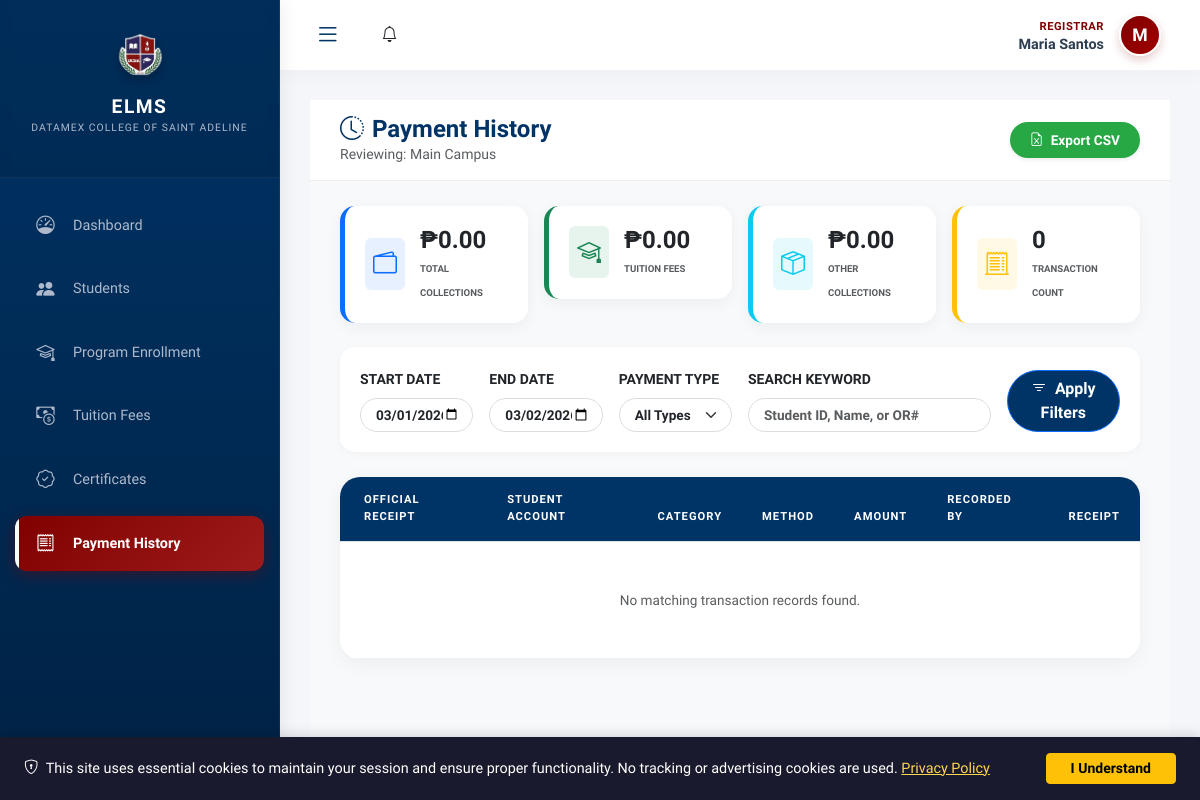
The app's page /modules/registrar/payment_history.php (signed in), older data.
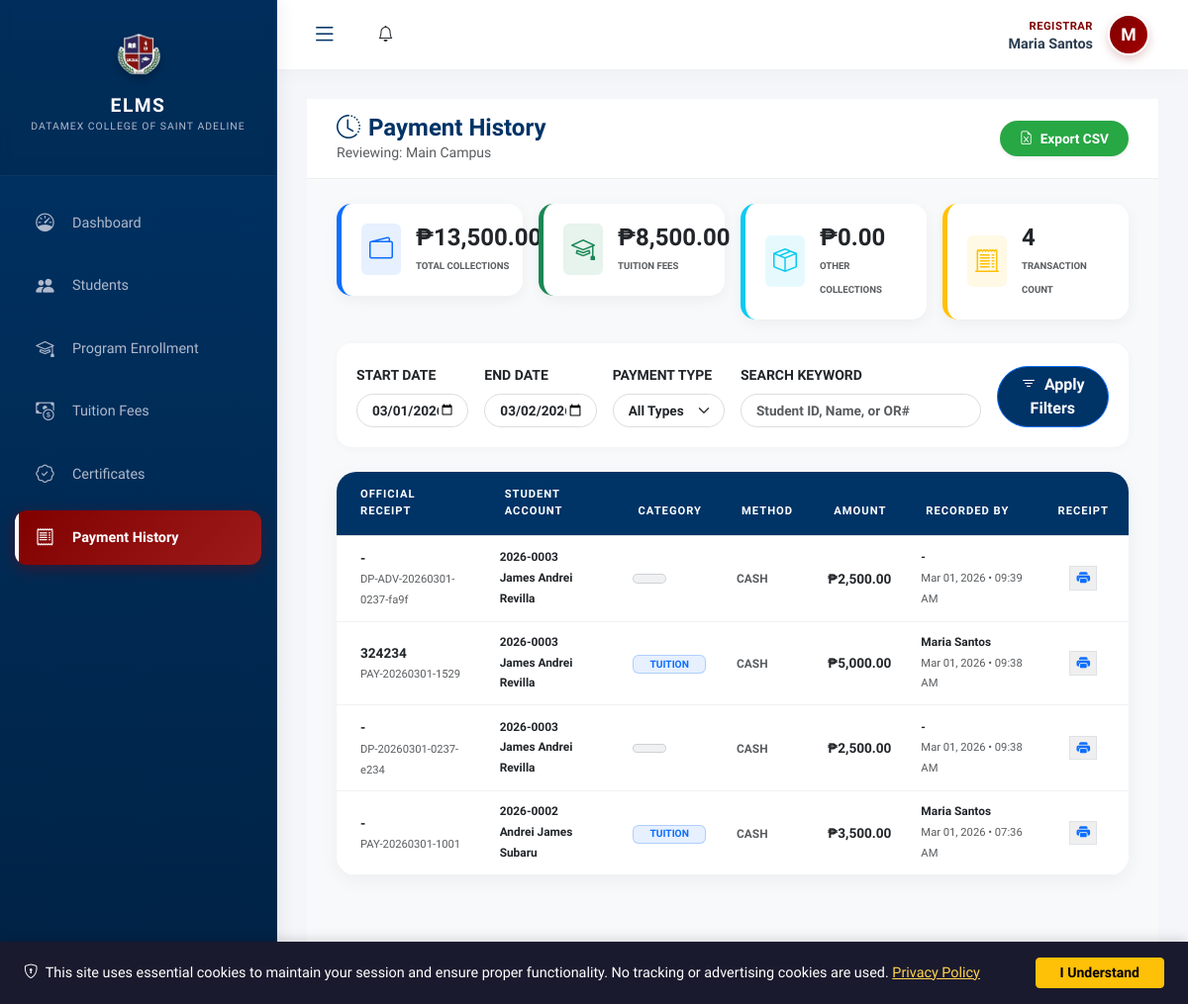
The same page, newer data.
### tables this page shows
CREATE TABLE `payments` (
  `id` int(10) UNSIGNED NOT NULL,
  `reference_no` varchar(50) DEFAULT NULL,
  `or_number` varchar(50) DEFAULT NULL,
  `student_id` int(10) UNSIGNED NOT NULL,
  `amount` decimal(10,2) NOT NULL,
  `payment_type` varchar(100) DEFAULT NULL,
  `other_type_description` varchar(255) DEFAULT NULL,
  `description` text DEFAULT NULL,
  `academic_year_id` int(10) UNSIGNED DEFAULT NULL,
  `semester` enum('1st','2nd','summer') DEFAULT NULL,
  `term` enum('prelim','midterm','prefinals','finals','full','downpayment') DEFAULT NULL,
  `branch_id` int(10) UNSIGNED DEFAULT NULL,
  `recorded_by` int(10) UNSIGNED DEFAULT NULL,
  `payment_method` enum('cash','bank_transfer','online','check') DEFAULT 'cash',
  `status` enum('pending','verified','rejected') DEFAULT 'pending',
  `verified_by` int(10) UNSIGNED DEFAULT NULL,
  `verified_at` datetime DEFAULT NULL,
  `rejection_reason` text DEFAULT NULL,
  `proof_file` varchar(255) DEFAULT NULL,
  `created_at` timestamp NOT NULL DEFAULT current_timestamp()
);

CREATE TABLE `students` (
  `user_id` int(10) UNSIGNED NOT NULL,
  `student_no` varchar(20) NOT NULL,
  `course_id` int(10) UNSIGNED DEFAULT NULL,
  `student_type` enum('regular','irregular','transferee') NOT NULL DEFAULT 'regular',
  `previous_school` varchar(255) DEFAULT NULL
);

### modules/registrar/payment_history.php (the view, shortened to what the changed rows need)
<?php
require_once '../../config/init.php';
$registrar_id = $_SESSION['user_id'];
$registrar_profile = $conn->query("SELECT branch_id FROM user_profiles WHERE user_id = $registrar_id")->fetch_assoc();
$branch_id = (int)($registrar_profile['branch_id'] ?? 0);
$start_date = $_GET['start_date'] ?? date('Y-m-01');
$end_date = $_GET['end_date'] ?? date('Y-m-d');
$where = "(p.branch_id = ? OR p.branch_id IS NULL)";
$params = [$branch_id];
$types = "i";
if ($start_date && $end_date) {
    $where .= " AND DATE(p.created_at) BETWEEN ? AND ?";
    $params[] = $start_date;
    $params[] = $end_date;
    $types .= "ss";
}
$summary_stmt = $conn->prepare("
    SELECT
        COUNT(*) as total_count,
        SUM(amount) as total_amount,
        SUM(CASE WHEN LOWER(payment_type) = 'tuition' THEN amount ELSE 0 END) as tuition_total,
        SUM(CASE WHEN LOWER(payment_type) != 'tuition' THEN amount ELSE 0 END) as other_total
    FROM payments p
    INNER JOIN students s ON p.student_id = s.user_id
    INNER JOIN user_profiles up ON s.user_id = up.user_id
    WHERE $where
");
$summary_stmt->bind_param($types, ...$params);
$summary_stmt->execute();
$summary = $summary_stmt->get_result()->fetch_assoc();
$payments_stmt = $conn->prepare("
    SELECT p.*, s.student_no,
           CONCAT(up.first_name, ' ', up.last_name) as student_name,
           CONCAT(rec.first_name, ' ', rec.last_name) as recorded_by_name,
           ay.year_name
    FROM payments p
    INNER JOIN students s ON p.student_id = s.user_id
    INNER JOIN user_profiles up ON s.user_id = up.user_id
    LEFT JOIN user_profiles rec ON p.recorded_by = rec.user_id
    LEFT JOIN academic_years ay ON p.academic_year_id = ay.id
    WHERE $where
    ORDER BY p.created_at DESC
");
$payments_stmt->bind_param($types, ...$params);
$payments_stmt->execute();
$payments = $payments_stmt->get_result();
include '../../includes/header.php';
?>
<link rel="stylesheet" href="css/payment_history.css">
<div class="body-scroll-part">
    <div class="row g-3 mb-4 animate__animated animate__fadeIn">
        <div class="col-md-3">
            <div class="finance-stat-card border-start border-primary border-5">
                <div><h4 class="mb-0 fw-bold">₱<?php echo number_format($summary['total_amount'] ?? 0, 2); ?></h4><small class="text-muted text-uppercase fw-bold" style="font-size:0.6rem;">Total Collections</small></div>
            </div>
        </div>
        <div class="col-md-3">
            <div class="finance-stat-card border-start border-success border-5">
                <div><h4 class="mb-0 fw-bold">₱<?php echo number_format($summary['tuition_total'] ?? 0, 2); ?></h4><small class="text-muted text-uppercase fw-bold" style="font-size:0.6rem;">Tuition Fees</small></div>
            </div>
        </div>
        <div class="col-md-3">
            <div class="finance-stat-card border-start border-warning border-5">
                <div><h4 class="mb-0 fw-bold"><?php echo number_format($summary['total_count'] ?? 0); ?></h4><small class="text-muted text-uppercase fw-bold" style="font-size:0.6rem;">Transaction Count</small></div>
            </div>
        </div>
    </div>
    <div class="main-card-modern animate__animated animate__fadeInUp">
        <div class="table-responsive">
            <table class="table table-hover table-modern align-middle mb-0" id="paymentsTable">
                <thead>
                    <tr>
                        <th class="ps-4">Official Receipt</th>
                        <th>Student Account</th>
                        <th>Category</th>
                        <th>Method</th>
                        <th class="text-end">Amount</th>
                        <th>Recorded By</th>
                        <th class="text-center">Receipt</th>
                    </tr>
                </thead>
                <tbody>
                    <?php if ($payments->num_rows == 0): ?>
                        <tr><td colspan="7" class="text-center py-5 text-muted">No matching transaction records found.</td></tr>
                    <?php else: while ($p = $payments->fetch_assoc()):
                        $type_lower = strtolower($p['payment_type'] ?? 'other');
                        $type_colors = ['tuition' => 'primary', 'other' => 'secondary'];
                        $color = $type_colors[$type_lower] ?? 'secondary';
                    ?>
                    <tr>
                        <td class="ps-4">
                            <div class="fw-bold text-dark"><?php echo htmlspecialchars($p['or_number'] ?? '-'); ?></div>
                            <small class="text-muted" style="font-size:0.7rem;"><?php echo $p['reference_no']; ?></small>
                        </td>
                        <td>
                            <div class="fw-bold text-maroon small"><?php echo htmlspecialchars($p['student_no']); ?></div>
                            <small class="text-dark fw-semibold"><?php echo htmlspecialchars($p['student_name']); ?></small>
                        </td>
                        <td>
                            <span class="badge bg-<?php echo $color; ?> bg-opacity-10 text-<?php echo $color; ?> border border-<?php echo $color; ?> border-opacity-25 px-3">
                                <?php echo strtoupper($p['payment_type']); ?>
                            </span>
                        </td>
                        <td><small class="text-muted fw-bold"><?php echo strtoupper($p['payment_method']); ?></small></td>
                        <td class="text-end fw-bold text-blue">₱<?php echo number_format($p['amount'], 2); ?></td>
                        <td>
                            <div class="small fw-bold text-dark"><?php echo htmlspecialchars($p['recorded_by_name'] ?? '-'); ?></div>
                            <small class="text-muted" style="font-size:0.7rem;"><?php echo date('M d, Y • h:i A', strtotime($p['created_at'])); ?></small>
                        </td>
                        <td class="text-center">
                            <button class="action-btn-circle text-primary border" onclick="printReceipt(<?php echo $p['id']; ?>)">
                                <i class="bi bi-printer-fill"></i>
                            </button>
                        </td>
                    </tr>
                    <?php endwhile; endif; ?>
                </tbody>
            </table>
        </div>
    </div>
</div>
<?php include '../../includes/footer.php'; ?>
</body>
</html>

Row changes from the older to the newer data that the page shows:
added payments: or_number "-", reference_no "DP-ADV-20260301-0237-fa9f", student.student_no "2026-0003", student_name "James Andrei Revilla", payment_method "CASH", amount "2,500.00", recorded_by_name "-", created_at "Mar 01, 2026 • 09:39 AM"
added payments: or_number "324234", reference_no "PAY-20260301-1529", student.student_no "2026-0003", student_name "James Andrei Revilla", payment_type "TUITION", payment_method "CASH", amount "5,000.00", recorded_by_name "Maria Santos", created_at "Mar 01, 2026 • 09:38 AM"
added payments: or_number "-", reference_no "DP-20260301-0237-e234", student.student_no "2026-0003", student_name "James Andrei Revilla", payment_method "CASH", amount "2,500.00", recorded_by_name "-", created_at "Mar 01, 2026 • 09:38 AM"
added payments: or_number "-", reference_no "PAY-20260301-1001", student.student_no "2026-0002", student_name "Andrei James Subaru", payment_type "TUITION", payment_method "CASH", amount "3,500.00", recorded_by_name "Maria Santos", created_at "Mar 01, 2026 • 07:36 AM"
Text that changed along with them:
$summary['total_amount']: "0.00" → "13,500.00"
$summary['tuition_total']: "0.00" → "8,500.00"
$summary['total_count']: "0" → "4"
text no longer shown: "No matching transaction records found."
